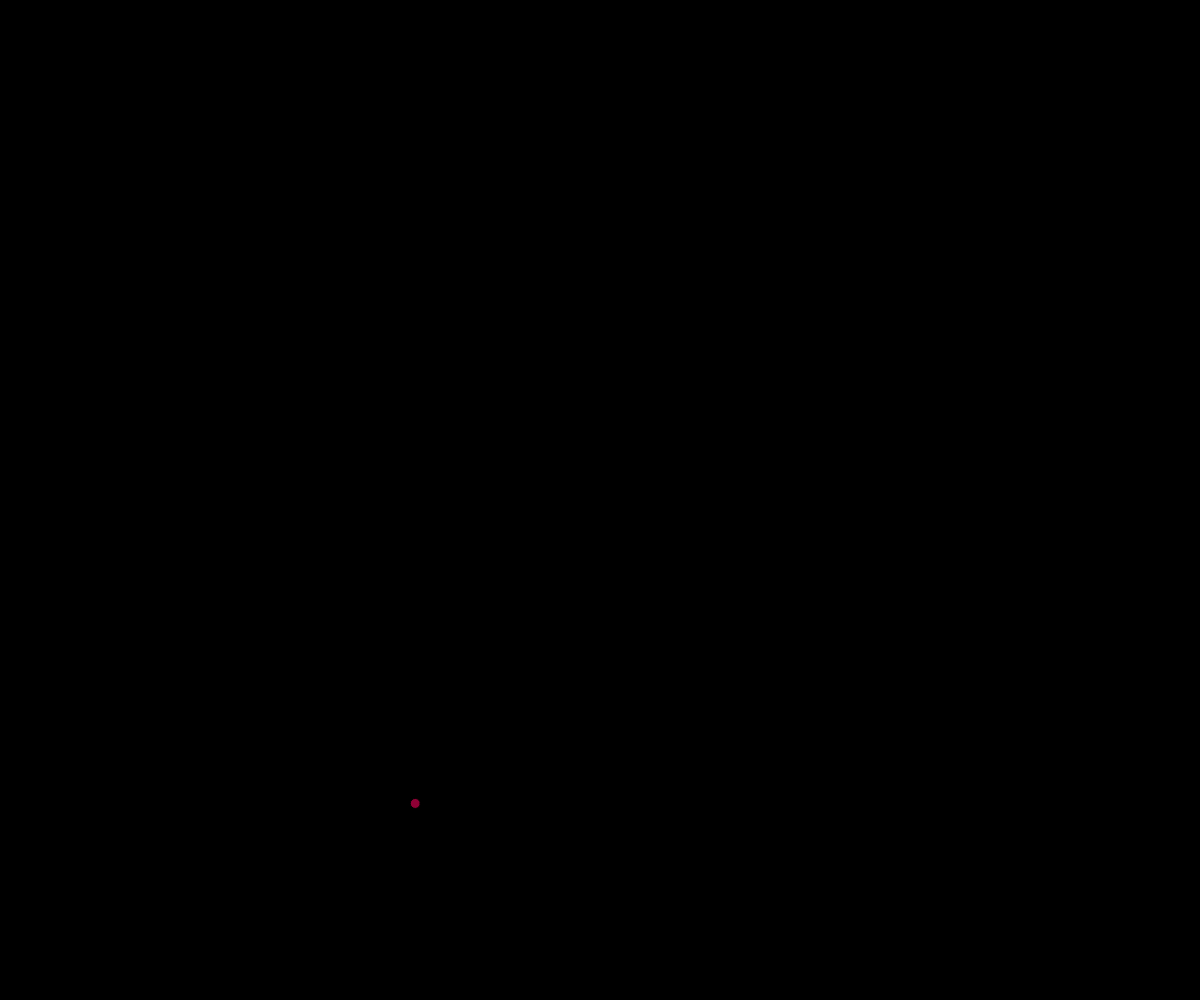
Frame 1 (no input)
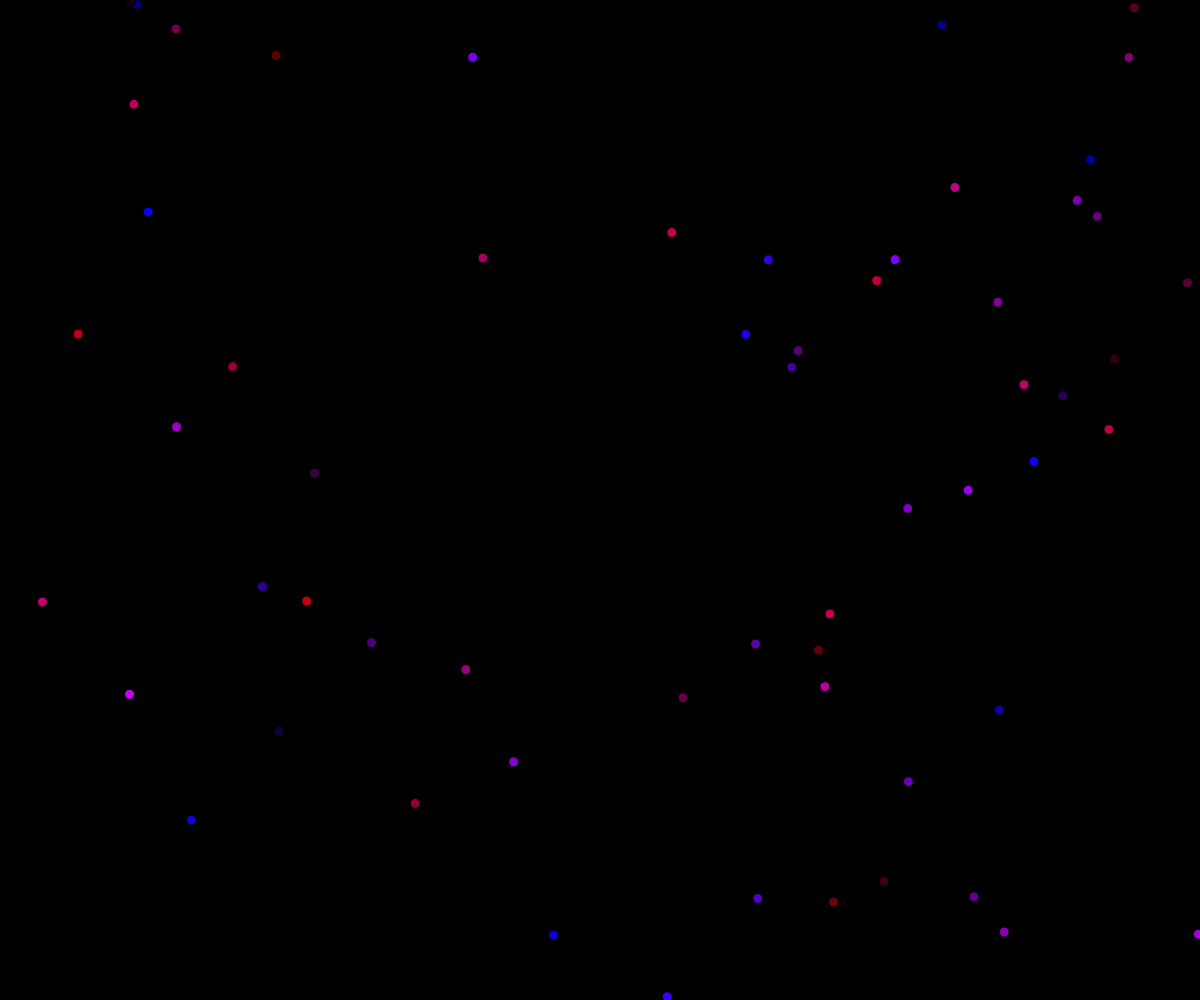
Frame 60 (no input)
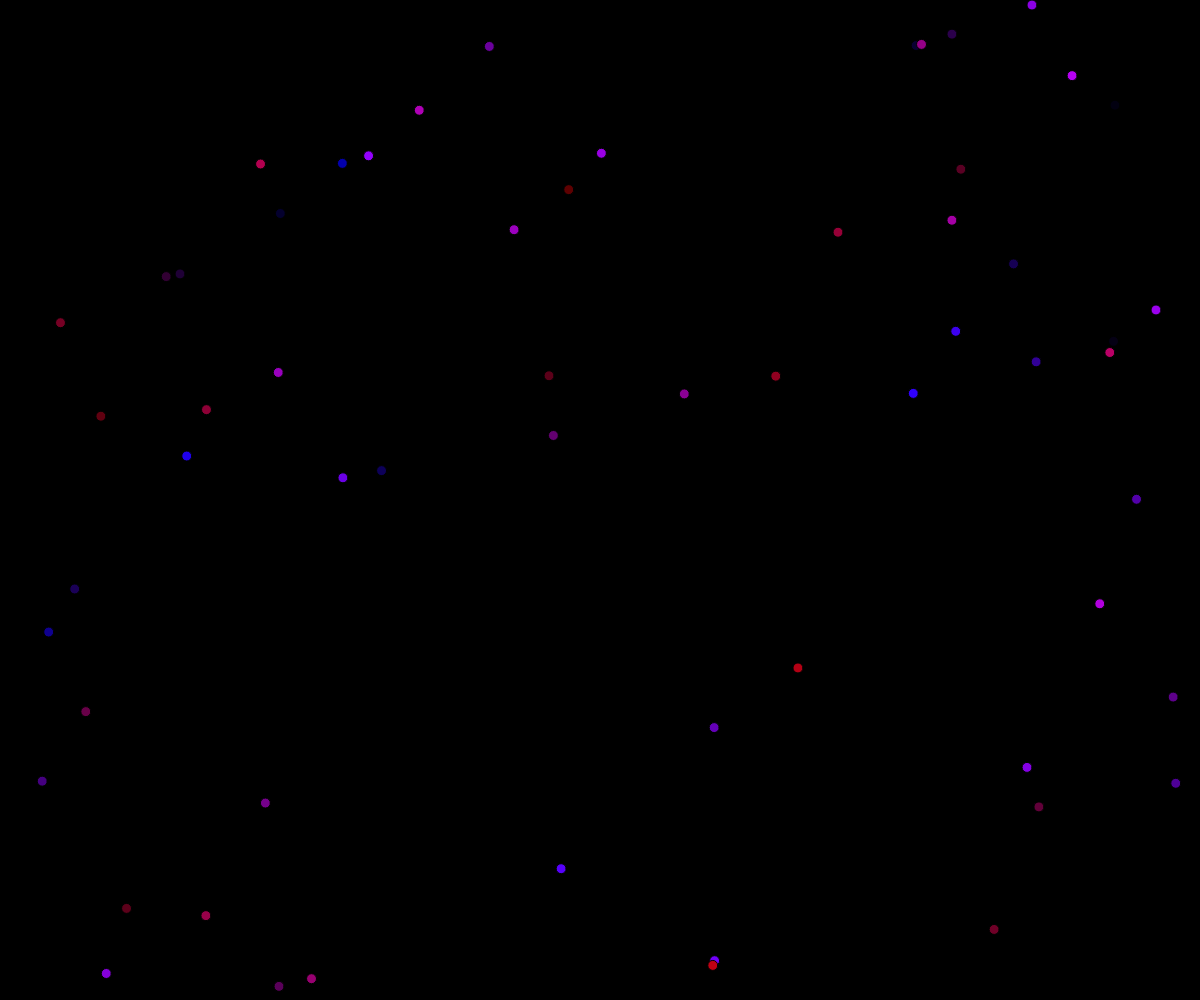
Frame 120 (the mouse pressed at the canvas centre since frame 60)

The p5.js sketch that drew these frames (run headless with seeded random() and noise() and a simulated clock; from frame 60 on, the mouse is pressed at the canvas centre):

// p5.js sketch
// ── sketch.js
let x,y,r,g,b;
function setup() {
  createCanvas(windowWidth, windowHeight);
  background(0);
}

function draw() {
  
 r=random(200);
 b=random(255);
 g=random(0);
  x=random(windowWidth);
  y=random(windowHeight)
 fill(r,g,b)
 ellipse(x,y,10,10)
}
function mousePressed() {
  background(0);
}

// ── style.css
html,
body {
  margin: 0;
  padding: 0;
}

canvas {
  display: block;
  z-index: 0;
}
.overlay {
  text-align: center;
  height: 300px;
  width: 250px;
  border: 2px solid black;
  border-radius: 10px;
  background-color: rgba(255, 255, 255, 0.7);
  top: 40%; /* Change to a percentage */
  left: 50%; /* Change to a percentage and add transform */
  transform: translate(-50%, -50%);
  position: absolute;
  z-index: 1;
}

.play-button {
  border: 1px solid black;
  background-color: rgb(255, 255, 255, 0);
  width: 70px;
  height: 70px;
  border-radius: 50%;
  margin-left: 10px;
  margin-top: 130px;
  cursor: pointer;
  cursor:hover {
    background-color: white;
  }
}
audio {
  position: absolute;
  visibility: hidden;
}
.prev {
  background-color: rgba(255, 255, 255, 0.7);
  width: 5%; 
  height: 12%; 
  border-radius: 50%;
  position: absolute;
  top: 40%; 
  left: 35%; 
  cursor: pointer;
}
.next {
  background-color: rgba(255, 255, 255, 0.7);
  width: 5%; 
  height: 12%; 
  border-radius: 50%;
  position: absolute;
  top: 40%; 
  left: 60%; 
  cursor: pointer;
}
.range {
  width: 200px;
  height: 20px;
  border-radius: 10px;
  background-color: white;
  position:absolute;
  margin-top:180px;
  margin-left:-95px;
  cursor: pointer;
}
